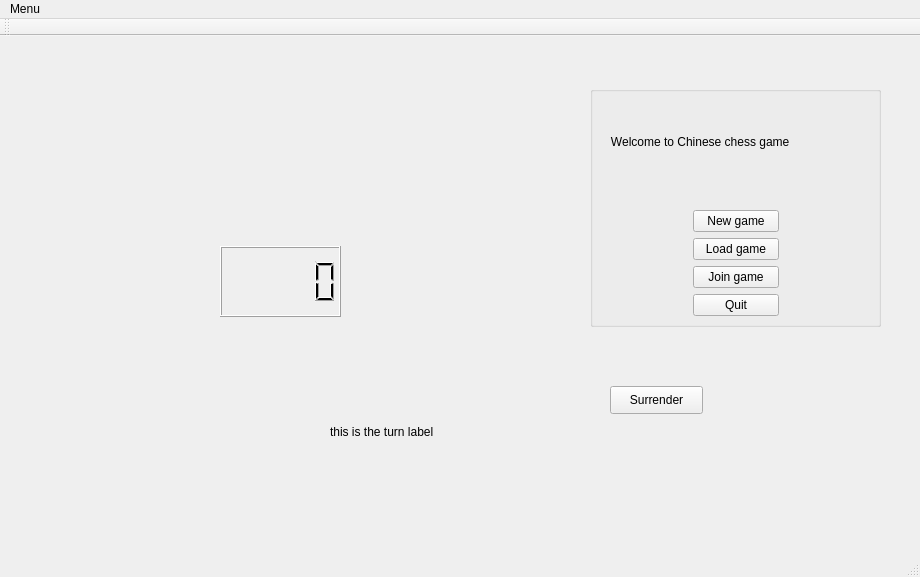
<?xml version="1.0" encoding="UTF-8"?>
<ui version="4.0">
 <class>MainWindow</class>
 <widget class="QMainWindow" name="MainWindow">
  <property name="geometry">
   <rect>
    <x>0</x>
    <y>0</y>
    <width>920</width>
    <height>577</height>
   </rect>
  </property>
  <property name="windowTitle">
   <string>MainWindow</string>
  </property>
  <widget class="QWidget" name="centralWidget">
   <widget class="QGroupBox" name="groupBox">
    <property name="geometry">
     <rect>
      <x>590</x>
      <y>50</y>
      <width>291</width>
      <height>241</height>
     </rect>
    </property>
    <property name="title">
     <string/>
    </property>
    <widget class="QWidget" name="layoutWidget">
     <property name="geometry">
      <rect>
       <x>0</x>
       <y>0</y>
       <width>291</width>
       <height>241</height>
      </rect>
     </property>
     <layout class="QGridLayout" name="gridLayout">
      <item row="1" column="0" colspan="3">
       <spacer name="horizontalSpacer">
        <property name="orientation">
         <enum>Qt::Horizontal</enum>
        </property>
        <property name="sizeHint" stdset="0">
         <size>
          <width>268</width>
          <height>18</height>
         </size>
        </property>
       </spacer>
      </item>
      <item row="2" column="0" rowspan="4">
       <spacer name="verticalSpacer">
        <property name="orientation">
         <enum>Qt::Vertical</enum>
        </property>
        <property name="sizeHint" stdset="0">
         <size>
          <width>28</width>
          <height>148</height>
         </size>
        </property>
       </spacer>
      </item>
      <item row="0" column="0" colspan="3">
       <widget class="QLabel" name="label">
        <property name="text">
         <string>   Welcome to Chinese chess game</string>
        </property>
       </widget>
      </item>
      <item row="2" column="1">
       <widget class="QPushButton" name="new_pushButton">
        <property name="text">
         <string>New game</string>
        </property>
       </widget>
      </item>
      <item row="5" column="1">
       <widget class="QPushButton" name="quit_pushButton">
        <property name="text">
         <string>Quit</string>
        </property>
       </widget>
      </item>
      <item row="4" column="1">
       <widget class="QPushButton" name="join_pushButton">
        <property name="text">
         <string>Join game</string>
        </property>
       </widget>
      </item>
      <item row="2" column="2" rowspan="4">
       <spacer name="verticalSpacer_2">
        <property name="orientation">
         <enum>Qt::Vertical</enum>
        </property>
        <property name="sizeHint" stdset="0">
         <size>
          <width>38</width>
          <height>138</height>
         </size>
        </property>
       </spacer>
      </item>
      <item row="3" column="1">
       <widget class="QPushButton" name="load_pushButton">
        <property name="text">
         <string>Load game</string>
        </property>
       </widget>
      </item>
     </layout>
    </widget>
   </widget>
   <widget class="QPushButton" name="surrender_pushButton">
    <property name="geometry">
     <rect>
      <x>610</x>
      <y>350</y>
      <width>93</width>
      <height>28</height>
     </rect>
    </property>
    <property name="text">
     <string>Surrender</string>
    </property>
   </widget>
   <widget class="QLCDNumber" name="lcdNumber">
    <property name="geometry">
     <rect>
      <x>220</x>
      <y>210</y>
      <width>121</width>
      <height>71</height>
     </rect>
    </property>
   </widget>
   <widget class="QLabel" name="turn_label">
    <property name="geometry">
     <rect>
      <x>330</x>
      <y>380</y>
      <width>151</width>
      <height>31</height>
     </rect>
    </property>
    <property name="text">
     <string>this is the turn label</string>
    </property>
   </widget>
  </widget>
  <widget class="QMenuBar" name="menuBar">
   <property name="geometry">
    <rect>
     <x>0</x>
     <y>0</y>
     <width>920</width>
     <height>26</height>
    </rect>
   </property>
   <widget class="QMenu" name="menuMenu">
    <property name="title">
     <string>Menu</string>
    </property>
    <addaction name="actionNew_game"/>
    <addaction name="actionJoin_game"/>
    <addaction name="actionQuit"/>
    <addaction name="actionExport"/>
    <addaction name="actionLoad"/>
   </widget>
   <addaction name="menuMenu"/>
  </widget>
  <widget class="QToolBar" name="mainToolBar">
   <attribute name="toolBarArea">
    <enum>TopToolBarArea</enum>
   </attribute>
   <attribute name="toolBarBreak">
    <bool>false</bool>
   </attribute>
  </widget>
  <widget class="QStatusBar" name="statusBar"/>
  <action name="actionNew_game">
   <property name="text">
    <string>New game</string>
   </property>
  </action>
  <action name="actionJoin_game">
   <property name="text">
    <string>Join game</string>
   </property>
  </action>
  <action name="actionQuit">
   <property name="text">
    <string>Quit</string>
   </property>
  </action>
  <action name="actionExport">
   <property name="text">
    <string>Export</string>
   </property>
  </action>
  <action name="actionLoad">
   <property name="text">
    <string>Load</string>
   </property>
  </action>
 </widget>
 <layoutdefault spacing="6" margin="11"/>
 <resources/>
 <connections/>
</ui>
